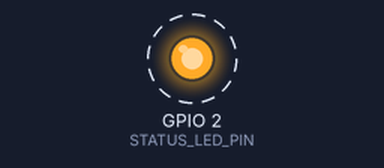
A program run on a simulated ESP32. Parts: output pins drawn as LEDs (lit = HIGH). Dashed ring = blinking. What the program prints to the serial monitor is not drawn.

Above: at 1.2 s.
Timing chart, 0 to 5.6 s (numbered marks = the images above):
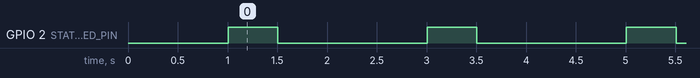

Measured:
- by itself, GPIO 2 (STATUS_LED_PIN): alternates HIGH for 0.50 s and LOW for 1.5 s

The program:

main.cpp
```cpp
#include <Arduino.h>

// Configuration for "myhome load" controller
constexpr int STATUS_LED_PIN = 2; // Default onboard LED on many ESP32 boards
constexpr unsigned long SERIAL_BAUD = 115200;

void setup() {
  Serial.begin(SERIAL_BAUD);
  delay(1000);

  pinMode(STATUS_LED_PIN, OUTPUT);
  digitalWrite(STATUS_LED_PIN, LOW);

  Serial.println(F("=================================="));
  Serial.println(F("  Project: myhome load (ESP32)   "));
  Serial.println(F("  System Initialized Successfully "));
  Serial.println(F("=================================="));
}

void loop() {
  // Heartbeat / status blink
  digitalWrite(STATUS_LED_PIN, HIGH);
  delay(500);
  digitalWrite(STATUS_LED_PIN, LOW);
  delay(1500);

  Serial.println(F("[myhome load] Running..."));
}
```
